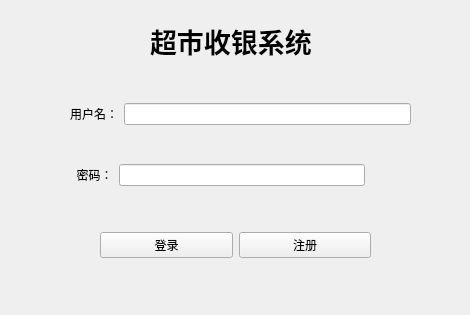
<?xml version="1.0" encoding="UTF-8"?>
<ui version="4.0">
 <class>LoginDialog</class>
 <widget class="QDialog" name="LoginDialog">
  <property name="geometry">
   <rect>
    <x>0</x>
    <y>0</y>
    <width>470</width>
    <height>315</height>
   </rect>
  </property>
  <property name="windowTitle">
   <string>Dialog</string>
  </property>
  <property name="autoFillBackground">
   <bool>false</bool>
  </property>
  <property name="sizeGripEnabled">
   <bool>false</bool>
  </property>
  <property name="modal">
   <bool>false</bool>
  </property>
  <widget class="QWidget" name="verticalLayoutWidget">
   <property name="geometry">
    <rect>
     <x>70</x>
     <y>70</y>
     <width>341</width>
     <height>151</height>
    </rect>
   </property>
   <layout class="QVBoxLayout" name="verticalLayout">
    <item>
     <layout class="QHBoxLayout" name="horizontalLayout">
      <item>
       <widget class="QLabel" name="label">
        <property name="text">
         <string>用户名：</string>
        </property>
       </widget>
      </item>
      <item>
       <widget class="QLineEdit" name="usernameEdit"/>
      </item>
     </layout>
    </item>
    <item>
     <layout class="QHBoxLayout" name="horizontalLayout_2">
      <item>
       <widget class="QLabel" name="label_2">
        <property name="text">
         <string>  密码：</string>
        </property>
       </widget>
      </item>
      <item>
       <widget class="QLineEdit" name="passwordEdit"/>
      </item>
      <item>
       <widget class="QPushButton" name="codeshow">
        <property name="text">
         <string/>
        </property>
        <property name="icon">
         <iconset resource="../../icon.qrc">
          <normaloff>:/LogIn/icon/codeshow.png</normaloff>:/LogIn/icon/codeshow.png</iconset>
        </property>
        <property name="flat">
         <bool>true</bool>
        </property>
       </widget>
      </item>
     </layout>
    </item>
   </layout>
  </widget>
  <widget class="QLabel" name="errorLabel">
   <property name="geometry">
    <rect>
     <x>30</x>
     <y>280</y>
     <width>411</width>
     <height>16</height>
    </rect>
   </property>
   <property name="text">
    <string/>
   </property>
  </widget>
  <widget class="QWidget" name="horizontalLayoutWidget">
   <property name="geometry">
    <rect>
     <x>100</x>
     <y>230</y>
     <width>271</width>
     <height>31</height>
    </rect>
   </property>
   <layout class="QHBoxLayout" name="horizontalLayout_3">
    <item>
     <widget class="QPushButton" name="Login">
      <property name="text">
       <string>登录</string>
      </property>
     </widget>
    </item>
    <item>
     <widget class="QPushButton" name="Register">
      <property name="text">
       <string>注册</string>
      </property>
     </widget>
    </item>
   </layout>
  </widget>
  <widget class="QLabel" name="label_3">
   <property name="geometry">
    <rect>
     <x>150</x>
     <y>20</y>
     <width>171</width>
     <height>41</height>
    </rect>
   </property>
   <property name="font">
    <font>
     <family>Adobe 黑体 Std R</family>
     <pointsize>20</pointsize>
     <weight>75</weight>
     <bold>true</bold>
    </font>
   </property>
   <property name="mouseTracking">
    <bool>false</bool>
   </property>
   <property name="autoFillBackground">
    <bool>false</bool>
   </property>
   <property name="text">
    <string>超市收银系统</string>
   </property>
   <property name="scaledContents">
    <bool>false</bool>
   </property>
  </widget>
 </widget>
 <resources>
  <include location="../../icon.qrc"/>
 </resources>
 <connections/>
</ui>
